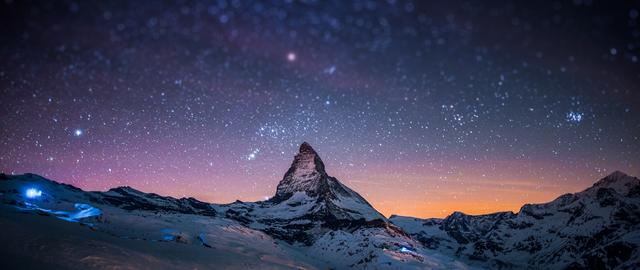
#> input picture HW_1/star000.jpg, 640 x 270 px
$ python -i equalize.py   (imports and definitions only)
#> lines starting #> are read from the running program, lines starting #| are printed output that depends on the picture
import os
import cv2 as cv2
import numpy as np
from matplotlib import pyplot as plt

def histogram(img):
    histogram_ = np.zeros(256, dtype=np.uint32) # 存放讀到的pixel值
    for k in range(len(histogram_)):
        histogram_[k] = np.sum(img.flat == k)   # 將符合 SUM 起來
    return histogram_

def equalize(img,histogram_):
    def sumcdf(histogram_):
        cdf = np.zeros_like(histogram_, dtype=np.uint32) # 累積分布函數（cdf）
        cdf[0] = histogram_[0] # 因為下方 cdf[k-1], 在 cdf[0] 時前面沒有值,有可能會讀到亂七八糟的東西,因此要先將[0]先寫進去
        for k in range(len(cdf)):
            cdf[k] = cdf[k-1] + np.sum(img.flat == k) # 取的cdf累計"值"
        return cdf

    cdf_pro = sumcdf(histogram_) / (img.shape[0] * img.shape[1]) # 算出cdf的機率(probability)
    cdf_value = np.zeros_like(img, dtype=np.uint8) # 存放乘以CDF的pixel值
    for row in range(img.shape[0]):
        for col in range(img.shape[1]):
            cdf_value[row,col] = np.uint8(np.round((cdf_pro[img[row,col]] - np.min(cdf_pro)) / (np.max(cdf_pro) - np.min(cdf_pro)) * 255))
            # 將row col的值,乘上對應cdf出現的機率值 = 均化
    return cdf_value  # 將均化後的值回傳

def gray():
    img_path='E:/Program_File/PYTHON/數位影像處理作業/HW_1/snow.jpg'
    img_filepath = os.path.splitext(img_path)[0]    # 拆分路徑 & 副檔名，0 為路徑
    img_fileextension = os.path.splitext(img_path)[1]  # 1 為副檔名
    img_filename = os.path.basename(img_filepath)     # 取出檔名不含副檔名

    img = cv2.imread(img_filename+img_fileextension,cv2.IMREAD_GRAYSCALE)
    histogram_ = histogram(img)
    cdf_value = equalize(img,histogram_)
    histogram_equ = histogram(cdf_value)
    plt.bar(range(len(histogram_)), histogram_, alpha=0.9, width = 1, lw=1)
    plt.figure()
    plt.bar(range(len(histogram_)), histogram_equ, alpha=0.9, width = 1, lw=1)
    plt.show()
    plt.close()
    # [6 lines of commented-out code are left out]

def multicolor():
    img_path='E:/Program_File/PYTHON/數位影像處理作業/HW_1/star000.jpg'
    img_filepath = os.path.splitext(img_path)[0]    # 拆分路徑 & 副檔名，0 為路徑
    img_fileextension = os.path.splitext(img_path)[1]  # 1 為副檔名
    img_filename = os.path.basename(img_filepath)     # 取出檔名不含副檔名

    img = cv2.imread(img_filename+img_fileextension,-1)  # 讀檔
#> img is the input picture: shape (270, 640, 3); mean B, G, R 90.3, 64.3, 64.7
    img_b, img_g, img_r = cv2.split(img)            # 將對檔案分割，順序為BGR，而非RGB
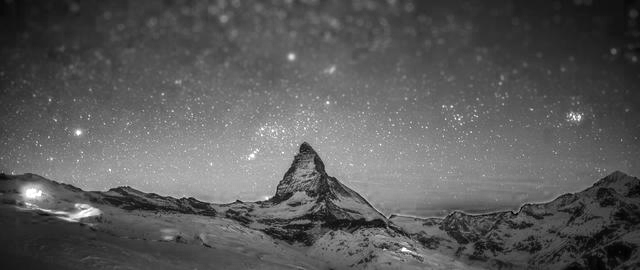
#> img_b: shape (270, 640); min 0, max 255, mean 90.3
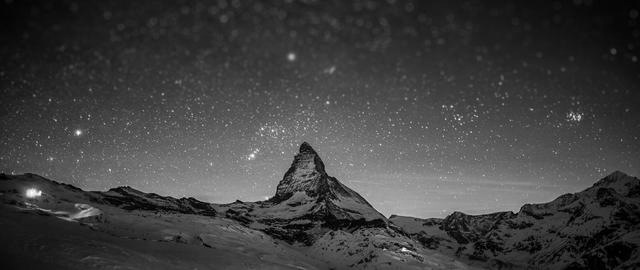
#> img_g: shape (270, 640); min 0, max 255, mean 64.3
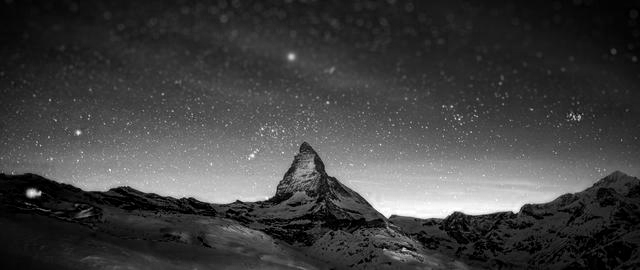
#> img_r: shape (270, 640); min 0, max 255, mean 64.7

    img_b_hist = histogram(img_b)           # 分別將 BGR 做 histogram
#> after the loop in histogram, `for k in range(len(histogram_)):`: histogram_ = 256 values, max 1819 at index 75, min 1 at index 1, mean 675
#> img_b_hist has the same summary as histogram_ in histogram
    img_g_hist = histogram(img_g)
#> img_g_hist = 256 values, max 2276 at index 40, min 0 at index 207, mean 675
    img_r_hist = histogram(img_r)
#> img_r_hist = 256 values, max 3435 at index 0, min 23 at index 253, mean 675

    img_b_eq = equalize(img_b, img_b_hist)    # 各別接著做 equalize
#> in equalize, `cdf_pro = sumcdf(histogram_) / (img.shape[0] * img.shape[1])`: cdf_pro = 256 values from 1.74e-05 to 1
#> after the loop in equalize, `for row in range(img.shape[0]):`:
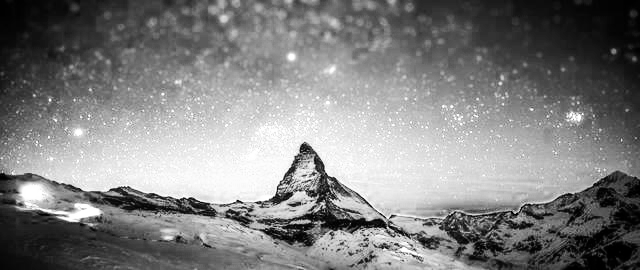
#> cdf_value: shape (270, 640); min 0, max 255, mean 128.4
    img_g_eq = equalize(img_g, img_g_hist)
#> in equalize (call 2), `cdf_pro = sumcdf(histogram_) / (img.shape[0] * img.shape[1])`: cdf_pro = 256 values from 0.00245 to 1
#> after the loop in equalize (call 2), `for row in range(img.shape[0]):`:
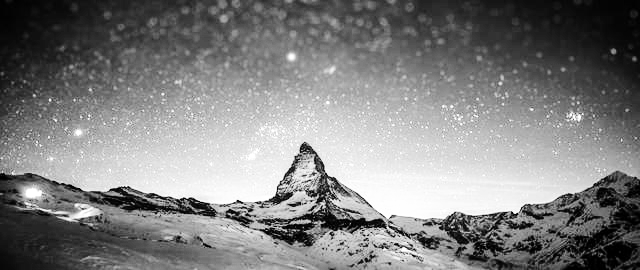
#> cdf_value: shape (270, 640); min 0, max 255, mean 128.2
    img_r_eq = equalize(img_r, img_r_hist)
#> in equalize (call 3), `cdf_pro = sumcdf(histogram_) / (img.shape[0] * img.shape[1])`: cdf_pro = 256 values from 0.0199 to 1
#> after the loop in equalize (call 3), `for row in range(img.shape[0]):`:
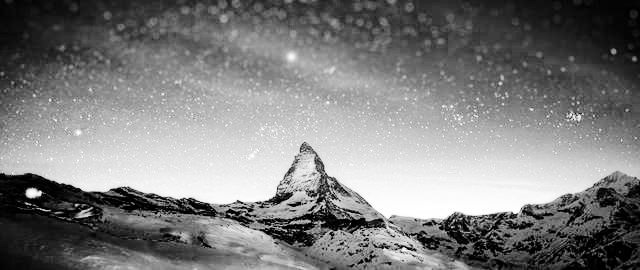
#> cdf_value: shape (270, 640); min 0, max 255, mean 125.9

    img_b_eq_hist = histogram(img_b_eq)    # 最後將 equalize 後的 BGR 做 histogram
#> img_b_eq_hist = 256 values, max 1819 at index 99, min 0 at index 15, mean 675
    img_g_eq_hist = histogram(img_g_eq)
#> img_g_eq_hist = 256 values, max 2276 at index 76, min 0 at index 12, mean 675
    img_r_eq_hist = histogram(img_r_eq)
#> img_r_eq_hist = 256 values, max 3435 at index 0, min 0 at index 3, mean 675

    plt.subplot(3,2,1)                      # 子圖，( 3 * 2 (列column * 行row), 第一個圖，左上)
    plt.bar(np.arange(img_b_hist.shape[0]), img_b_hist, alpha=0.9, width = 1, lw=1, align = 'center',color = 'b')
    plt.subplot(3,2,2)                      # 子圖，( 3 * 2 , 第二個圖，右上)
    plt.bar(np.arange(img_b_eq_hist.shape[0]), img_b_eq_hist, alpha=0.9, width = 1, lw=1, align = 'center',color = 'b')
    plt.subplot(3,2,3)                      # 子圖，( 3 * 2 , 第三個圖，左中)
    plt.bar(range(len(img_g_hist)), img_g_hist, alpha=0.9, width = 1, lw=1, align = 'center',color = 'g')
    plt.subplot(3,2,4)
    plt.bar(range(len(img_g_eq_hist)), img_g_eq_hist, alpha=0.9, width = 1, lw=1, align = 'center',color = 'g')
    plt.subplot(3,2,5)
    plt.bar(range(len(img_r_hist)), img_r_hist, alpha=0.9, width = 1, lw=1, align = 'center',color = 'r')
    plt.subplot(3,2,6)
    plt.bar(range(len(img_r_eq_hist)), img_r_eq_hist, alpha=0.9, width = 1, lw=1, align = 'center',color = 'r')

    # [4 lines of commented-out code are left out]

    plt.show()
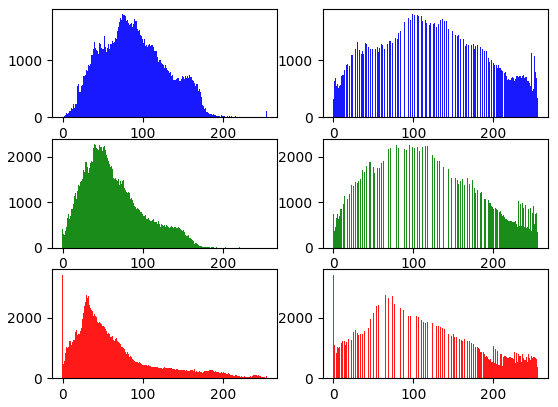
#> figure drawn by matplotlib, 6 panels; panel 1: tallest bar 1819 high, from x = 74.5 to 75.5; panel 2: tallest bar 1819 high, from x = 98.5 to 99.5; panel 3: tallest bar 2276 high, from x = 39.5 to 40.5; panel 4: tallest bar 2276 high, from x = 75.5 to 76.5
    plt.close()     # 開啟圖片後要記得關閉，當有大量的圖片或資料開啟後，記憶體可能會爆，因此要手動關閉他

    # [10 lines of commented-out code are left out]

>>> result = multicolor()
